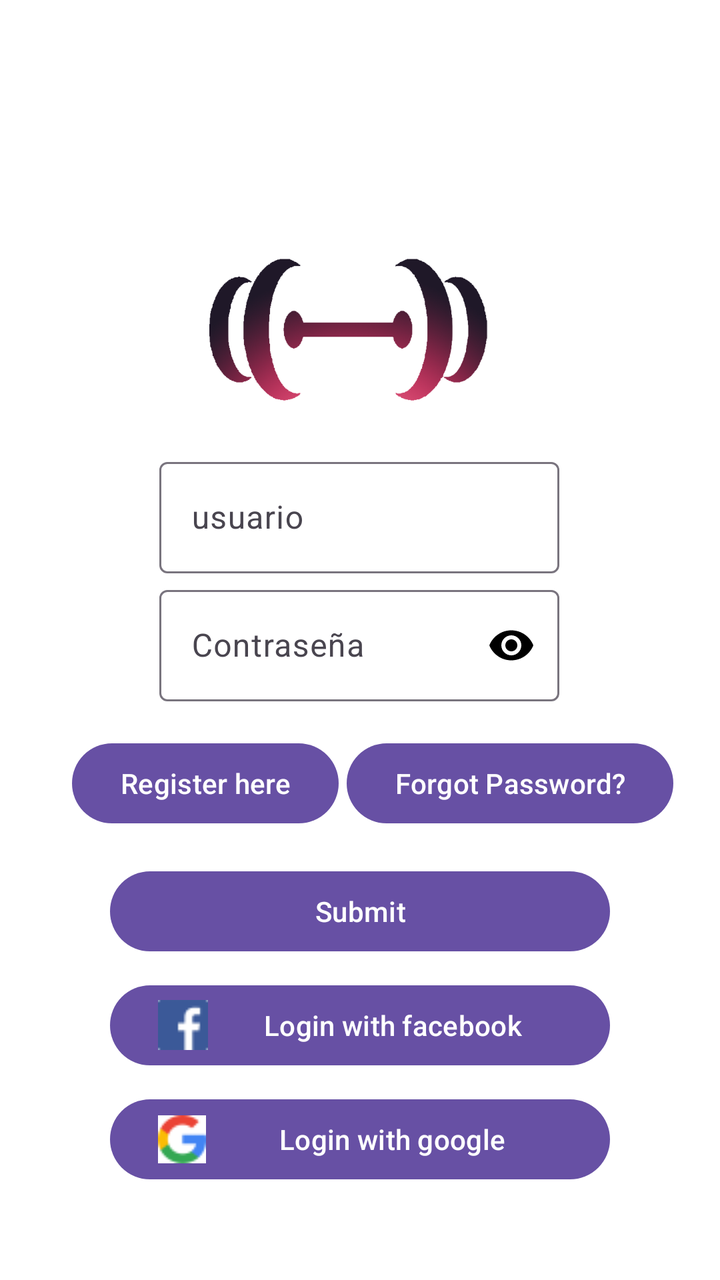
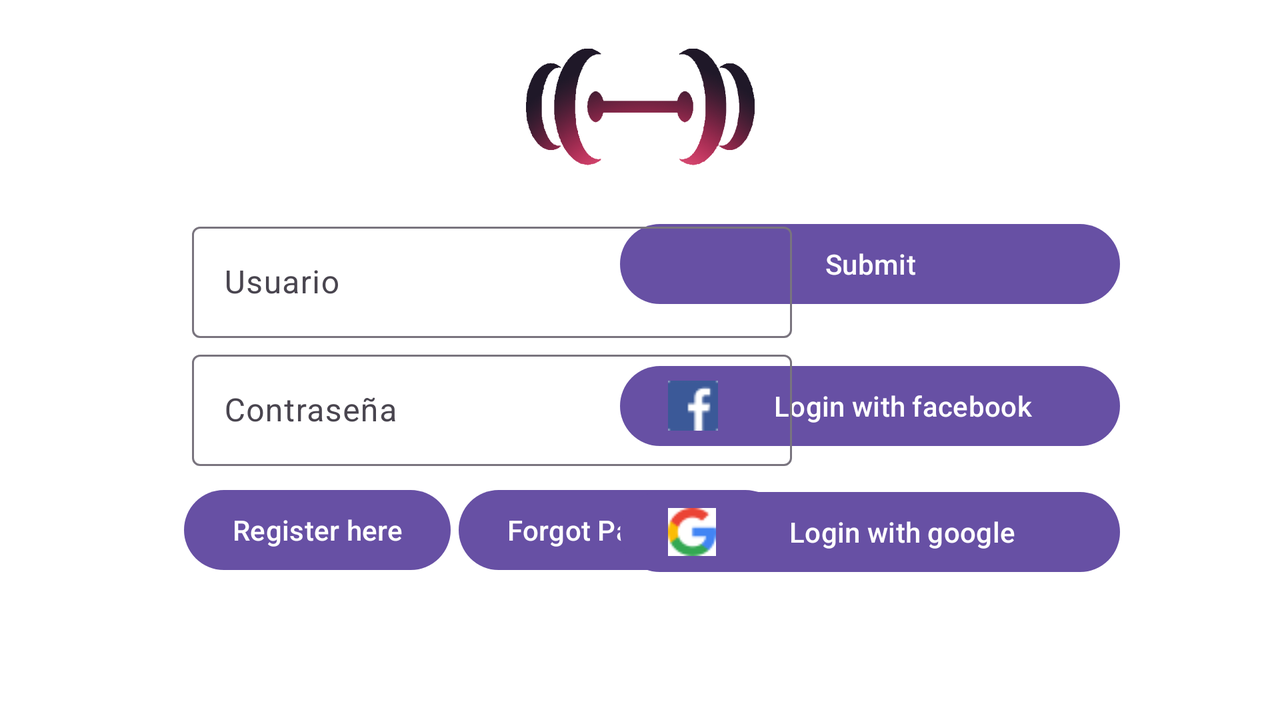

The same Android screen from two of the app's own layout files: first res/layout/ as a phone draws it, then the repository's variant for another configuration, drawn on a device whose configuration selects that folder. Both files follow.
<!-- AndroidManifest.xml: application theme Theme.Moviles -->
<!-- res/layout/fragment_login.xml -->
<?xml version="1.0" encoding="utf-8"?>
<androidx.constraintlayout.widget.ConstraintLayout
        xmlns:android="http://schemas.android.com/apk/res/android"
        xmlns:app="http://schemas.android.com/apk/res-auto"
        xmlns:tools="http://schemas.android.com/tools"
        android:layout_width="match_parent"
        android:layout_height="match_parent"
        android:background="#FFFFFF">
    <ImageView
            android:layout_width="325dp"
            android:layout_height="130dp" app:srcCompat="@drawable/ejerciciologo" android:id="@+id/imageView2"
            android:scaleType="centerInside"
            app:layout_constraintStart_toStartOf="parent" app:layout_constraintEnd_toEndOf="parent"
            app:layout_constraintHorizontal_bias="0.337" app:layout_constraintTop_toTopOf="parent"
            android:layout_marginTop="100dp"/>
    <Button
            android:id="@+id/forgotPassword"
            android:layout_width="wrap_content"
            android:text="Forgot Password?"
            app:layout_constraintTop_toTopOf="@+id/registerHere" app:layout_constraintStart_toEndOf="@+id/registerHere"
            android:layout_marginStart="4dp" android:layout_height="wrap_content"/>
    <Button
            android:id="@+id/registerHere"
            android:layout_width="wrap_content"
            android:layout_height="wrap_content"
            android:text="Register here"
            app:layout_constraintStart_toStartOf="parent"
            android:layout_marginStart="36dp" android:layout_marginTop="17dp"
            app:layout_constraintTop_toBottomOf="@+id/txtContraseña"/>
    <Button
            android:text="Submit"
            android:layout_width="250dp"
            android:layout_height="wrap_content"
            android:id="@+id/submit"
            android:layout_marginTop="16dp"
            app:layout_constraintTop_toBottomOf="@+id/forgotPassword" app:layout_constraintStart_toStartOf="parent"
            app:layout_constraintEnd_toEndOf="parent"/>
    <Button
            android:text="Login with facebook"
            android:layout_width="250dp"
            android:layout_height="wrap_content"
            android:id="@+id/logFacebook"
            app:layout_constraintStart_toStartOf="parent"
            app:layout_constraintEnd_toEndOf="parent"
            android:layout_marginTop="9dp"
            app:layout_constraintTop_toBottomOf="@+id/submit"
            android:drawableLeft="@drawable/logofacebook"/>
    <Button
            android:text="Login with google"
            android:layout_width="250dp"
            android:layout_height="wrap_content"
            android:id="@+id/logGoogle"
            app:layout_constraintStart_toStartOf="parent"
            app:layout_constraintEnd_toEndOf="parent"
            android:layout_marginTop="9dp"
            app:layout_constraintTop_toBottomOf="@+id/logFacebook"
            android:drawableLeft="@drawable/logogoogle"/>
    <com.google.android.material.textfield.TextInputLayout
            android:layout_width="200dp"
            android:layout_height="wrap_content"
            app:layout_constraintEnd_toEndOf="parent"
            app:layout_constraintStart_toStartOf="parent"
            app:layout_constraintHorizontal_bias="0.497"
            android:id="@+id/txtContraseña"
            app:layout_constraintTop_toTopOf="parent"
            app:layout_constraintBottom_toBottomOf="parent"
            android:hint="Contraseña"
            app:passwordToggleTint="@color/black"
            app:passwordToggleEnabled="true">

        <com.google.android.material.textfield.TextInputEditText
                android:layout_width="match_parent"
                android:layout_height="wrap_content"
                android:password="true"/>
    </com.google.android.material.textfield.TextInputLayout>
    <com.google.android.material.textfield.TextInputLayout
            android:layout_width="200dp"
            android:layout_height="wrap_content"
            android:layout_marginBottom="3dp" app:layout_constraintBottom_toTopOf="@+id/txtContraseña"
            app:layout_constraintStart_toStartOf="@+id/txtContraseña" android:id="@+id/txtUsuario"
            android:hint="usuario">

        <com.google.android.material.textfield.TextInputEditText
                android:layout_width="match_parent"
                android:layout_height="wrap_content"
        />
    </com.google.android.material.textfield.TextInputLayout>

</androidx.constraintlayout.widget.ConstraintLayout>
<!-- resources referenced by this layout -->
<resources>
  <color name="black">#FF000000</color>
  <!-- drawable ejerciciologo: png bitmap (drawable, 173434 bytes) -->
  <!-- drawable logofacebook: png bitmap (drawable, 467 bytes) -->
  <!-- drawable logogoogle: png bitmap (drawable, 970 bytes) -->
  <style name="Theme.Moviles" parent="Base.Theme.Moviles" />
  <style name="Base.Theme.Moviles" parent="Theme.Material3.DayNight.NoActionBar">
          
          
      </style>
</resources>
<!-- res/layout-land/fragment_login.xml (the repository's variant of the layout above) -->
<!-- drawn on the phone turned sideways -->
<?xml version="1.0" encoding="utf-8"?>
<androidx.constraintlayout.widget.ConstraintLayout
        xmlns:android="http://schemas.android.com/apk/res/android"
        xmlns:app="http://schemas.android.com/apk/res-auto"
        xmlns:tools="http://schemas.android.com/tools" android:layout_width="match_parent"
        android:layout_height="match_parent" android:background="#FFFFFF">
    <ImageView
            android:layout_width="325dp"
            android:layout_height="107dp" app:srcCompat="@drawable/ejerciciologo" android:id="@+id/imageView2"
            android:scaleType="centerInside"
            app:layout_constraintStart_toStartOf="parent" app:layout_constraintEnd_toEndOf="parent"
            app:layout_constraintTop_toTopOf="parent"
            android:layout_marginTop="0dp"/>
    <Button
            android:id="@+id/forgotPassword"
            android:layout_width="wrap_content"
            android:layout_height="wrap_content"
            android:text="Forgot Password?"
            app:layout_constraintTop_toTopOf="@+id/registerHere" app:layout_constraintStart_toEndOf="@+id/registerHere"
            android:layout_marginStart="4dp"
            />
    <Button
            android:id="@+id/registerHere"
            android:layout_width="wrap_content"
            android:layout_height="wrap_content"
            android:text="Register here"
            app:layout_constraintStart_toStartOf="parent"
            android:layout_marginStart="92dp" app:layout_constraintTop_toBottomOf="@+id/txtContraseña"
            android:layout_marginTop="8dp"/>
    <Button
            android:text="Submit"
            android:layout_width="250dp"
            android:layout_height="wrap_content" android:id="@+id/submit"
            app:layout_constraintEnd_toEndOf="parent"
            android:layout_marginEnd="80dp" app:layout_constraintTop_toTopOf="@+id/textInputLayout"/>
    <Button
            android:text="Login with facebook"
            android:layout_width="250dp"
            android:layout_height="wrap_content"
            android:id="@+id/logFacebook"
            app:layout_constraintStart_toStartOf="@+id/submit"
            android:layout_marginTop="23dp"
            app:layout_constraintTop_toBottomOf="@+id/submit"
            android:drawableLeft="@drawable/logofacebook"/>
    <Button
            android:text="Login with google"
            android:layout_width="250dp"
            android:layout_height="wrap_content"
            android:id="@+id/logGoogle"
            app:layout_constraintStart_toStartOf="@+id/submit"
            android:layout_marginTop="15dp"
            app:layout_constraintTop_toBottomOf="@+id/logFacebook"
            android:drawableLeft="@drawable/logogoogle"/>
    <com.google.android.material.textfield.TextInputLayout
            android:layout_width="300dp"
            android:layout_height="wrap_content"
            android:id="@+id/txtContraseña"
            app:layout_constraintStart_toStartOf="@+id/registerHere" android:hint="Contraseña"
            app:layout_constraintTop_toTopOf="parent" android:layout_marginTop="172dp" android:layout_marginStart="4dp">

        <com.google.android.material.textfield.TextInputEditText
                android:layout_width="match_parent"
                android:layout_height="wrap_content"
        />
    </com.google.android.material.textfield.TextInputLayout>
    <com.google.android.material.textfield.TextInputLayout
            android:layout_width="300dp"
            android:layout_height="wrap_content"
            app:layout_constraintStart_toStartOf="@+id/txtContraseña"
            android:hint="Usuario" android:id="@+id/textInputLayout" android:layout_marginBottom="3dp"
            app:layout_constraintBottom_toTopOf="@+id/txtContraseña">

        <com.google.android.material.textfield.TextInputEditText
                android:layout_width="match_parent"
                android:layout_height="wrap_content"
        />
    </com.google.android.material.textfield.TextInputLayout>

</androidx.constraintlayout.widget.ConstraintLayout>
<!-- resources referenced by the variant -->
<!-- as the phone turned sideways resolves them -->
<resources>
  <!-- drawable ejerciciologo: png bitmap (drawable, 173434 bytes) -->
  <!-- drawable logofacebook: png bitmap (drawable, 467 bytes) -->
  <!-- drawable logogoogle: png bitmap (drawable, 970 bytes) -->
  <style name="Theme.Moviles" parent="Base.Theme.Moviles" />
  <style name="Base.Theme.Moviles" parent="Theme.Material3.DayNight.NoActionBar">
          
          
      </style>
</resources>
